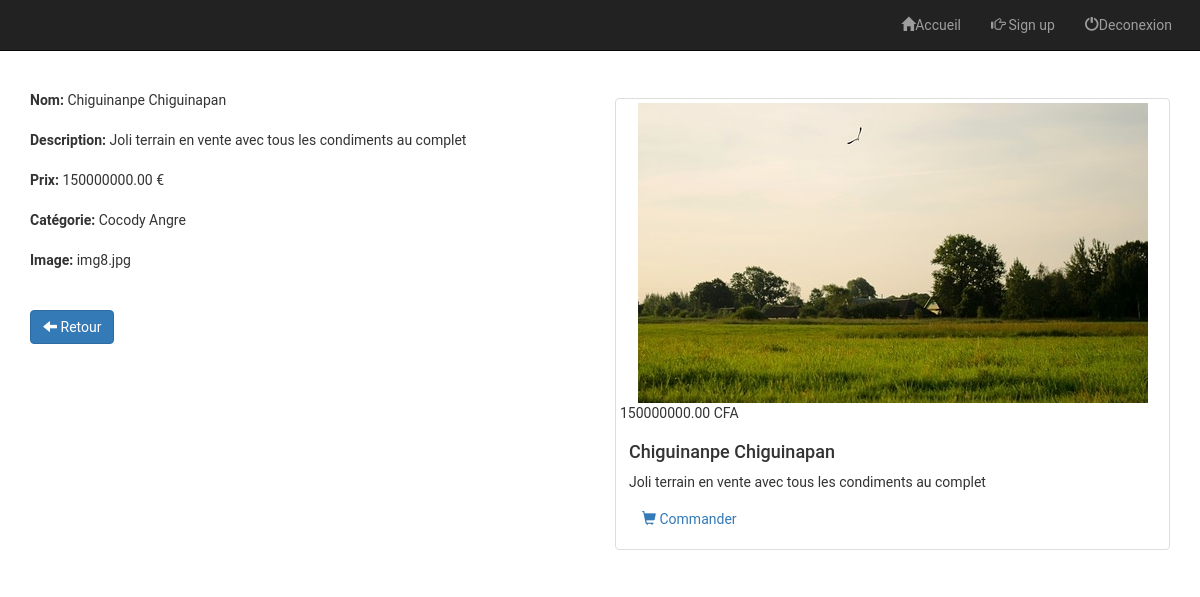
The page /admin/view.php?id=44 on the database its author committed.
### tables this page shows
CREATE TABLE `items` (
  `id` int(11) NOT NULL,
  `name` varchar(100) NOT NULL,
  `description` varchar(255) NOT NULL,
  `price` float NOT NULL,
  `image` varchar(255) NOT NULL,
  `category` int(11) NOT NULL
);

CREATE TABLE `categories` (
  `id` int(11) NOT NULL,
  `name` varchar(100) NOT NULL
);

### admin/view.php (the view, shortened to what this page needs)
<?php
    if(!empty($_GET['id']))
    {
        $id = checkInput($_GET['id']);
    }
    $db = Database::connect();
    $statement = $db->prepare("SELECT items.id, items.name, items.description, items.price, items.image, categories.name AS category FROM items LEFT JOIN categories ON items.category = categories.id WHERE items.id = ?");
    $statement->execute(array($id));
    $item = $statement->fetch();
    function checkInput($data)
    {
      $data = trim($data);
      $data = stripslashes($data);
      $data = htmlspecialchars($data);
      return $data;
    }
?>
<!DOCTYPE html>
<html lang="en">
    <head>
        <link rel="stylesheet" href="https://maxcdn.bootstrapcdn.com/bootstrap/3.3.6/css/bootstrap.min.css">
        <link href="../b.css" rel="stylesheet">
    </head>
    <body style="background-image: url('https://mdbootstrap.com/img/Photos/Others/architecture.jpg');background-attachment: fixed;background-repeat:  no-repeat;background-size:  cover;font-family: Roboto, serif;">
        <div>
        <?php include('../menu.php'); ?>
        </div>
        <div class="container admin">
            <div class="row">
               <div class="col-sm-6">
                    <h1><strong>Voir un item</strong></h1>
                    <br>
                    <form>
                      <div class="form-group">
                        <label>Nom:</label><?php echo '  '.$item['name'];?>
                      </div>
                      <div class="form-group">
                        <label>Description:</label><?php echo '  '.$item['description'];?>
                      </div>
                      <div class="form-group">
                        <label>Prix:</label><?php echo '  '.number_format((float)$item['price'], 2, '.', ''). ' €';?>
                      </div>
                      <div class="form-group">
                        <label>Catégorie:</label><?php echo '  '.$item['category'];?>
                      </div>
                      <div class="form-group">
                        <label>Image:</label><?php echo '  '.$item['image'];?>
                      </div>
                    </form>
                    <br>
                    <div class="form-actions">
                      <a class="btn btn-primary" href="index.php"><span class="glyphicon glyphicon-arrow-left"></span> Retour</a>
                    </div>
                </div>
                <div class="col-sm-6 site" style="padding-top: 7em;">
                    <div class="thumbnail">
                        <img src="<?php echo '../img/'.$item['image'];?>" alt="...">
                        <div class="price"><?php echo number_format((float)$item['price'], 2, '.', ''). ' CFA';?></div>
                          <div class="caption">
                            <h4><?php echo $item['name'];?></h4>
                            <p><?php echo $item['description'];?></p>
                            <a href="#" class="btn btn-order" role="button"><span class="glyphicon glyphicon-shopping-cart"></span> Commander</a>
                          </div>
                    </div>
                </div>
            </div>
        </div>
    </body>
</html>

### b.css (style rules this page uses)
body { margin: 0; padding: 0px; width: 100%; }

### rows shown on the page
items: name "Chiguinanpe Chiguinapan", description "Joli terrain en vente avec tous les condiments au complet", price "150000000.00", category.name "Cocody Angre", image "img8.jpg", image (picture)
